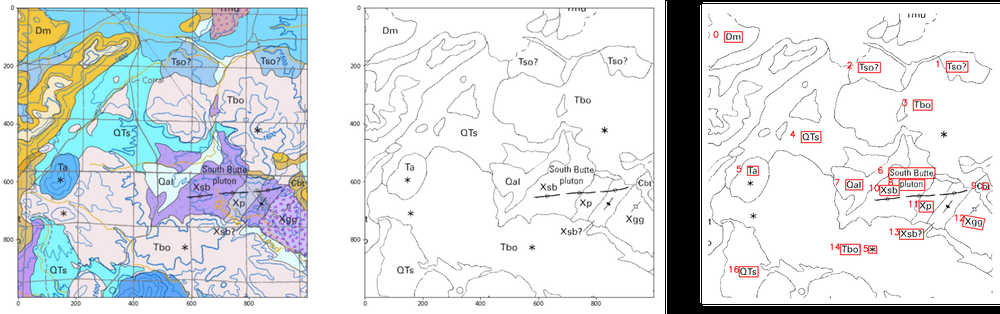
#> input picture images/OCR.png, 1000 x 314 px, shrunk from 4280 x 1342 before the run
$ python -i boundingbox.py   (imports and definitions only)
#> lines starting #> are read from the running program, lines starting #| are printed output that depends on the picture; after the words box and inside, x2 and y2 are one past the last pixel; in counts of white or black regions, pixels touching at a corner belong together
#> further down, picture is the input picture: shape (314, 1000, 3); mean B, G, R 224.7, 222.8, 218.2
import cv2
import numpy as np

def bounding_box(imarray):
    """
    imarray: from cv2.imread(filePath)
    """
    ## EDGE DETECTION
    gray = cv2.cvtColor(imarray, cv2.COLOR_BGR2GRAY)
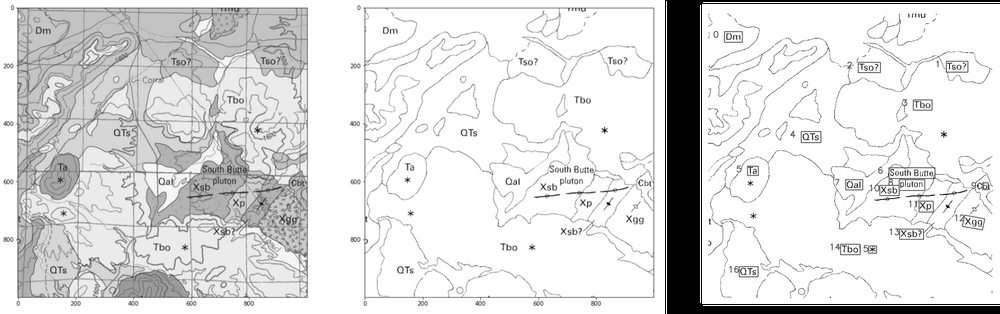
#> gray: shape (314, 1000); min 0, max 255, mean 221.6
    gray = cv2.GaussianBlur(gray, (11, 11), 0)
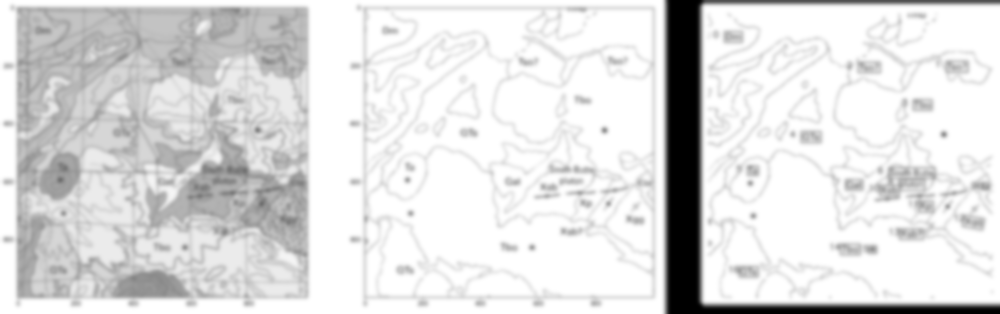
#> gray: shape (314, 1000); min 0, max 255, mean 221.7
    # Edge Detection.
    canny = cv2.Canny(gray, 0, 200)
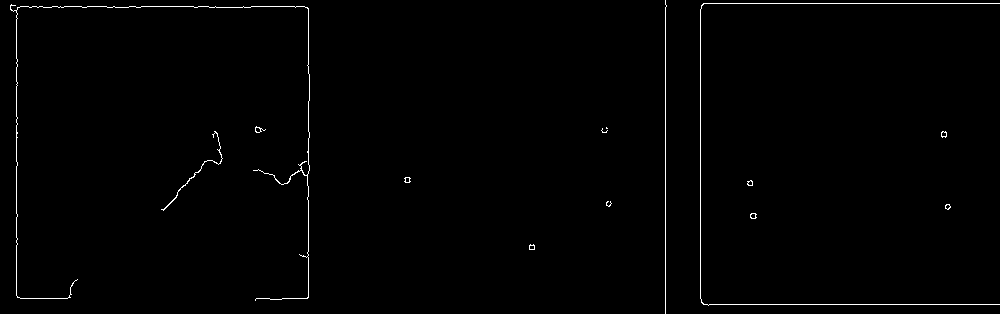
#> canny: shape (314, 1000); 0.85% white in thin lines or dots
    canny = cv2.dilate(canny, cv2.getStructuringElement(cv2.MORPH_ELLIPSE, (5, 5)))
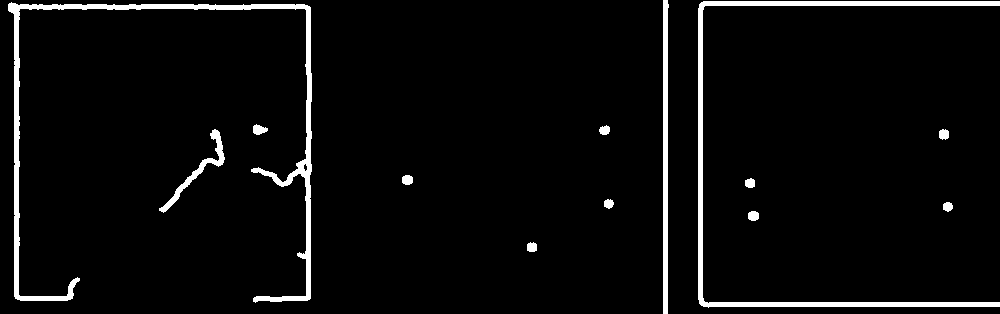
#> canny: shape (314, 1000); 4.2% white; 13 white regions

    ## CONTOUR PLOT
    con = np.zeros_like(imarray) # Blank canvas.
    # Finding contours for the detected edges.
    contours, hierarchy = cv2.findContours(canny, cv2.RETR_LIST, cv2.CHAIN_APPROX_NONE)
#> contours = 14 contours; largest, box (x1, y1, x2, y2) and area: (8, 2, 312, 303) 4570, (698, 1, 1000, 308) 3585, (663, 0, 669, 314) 1256, (159, 129, 225, 213) 580, (253, 124, 268, 135) 92
    # Keeping only the largest detected contour.
    page = sorted(contours, key=cv2.contourArea, reverse=True)[:5]
#> page = 5 contours; box (x1, y1, x2, y2) and area: (8, 2, 312, 303) 4570, (698, 1, 1000, 308) 3585, (663, 0, 669, 314) 1256, (159, 129, 225, 213) 580, (253, 124, 268, 135) 92

    ## FIND THE CORNER POINTS
    con = np.zeros_like(imarray)   # Blank canvas.
    # Loop over the contours.
    for c in page:
        epsilon = 0.02 * cv2.arcLength(c, True)  # Approximate the contour.
        corners = cv2.approxPolyDP(c, epsilon, True)

        if len(corners) == 4:  # If our approximated contour has four points
              break
#> this loop made 5 passes
#> epsilon on passes 1, 2, 4, 5: 44.57, 35.99, 5.41, 0.836
#> (epsilon, corners) on pass 3: (12.7, [[663, 0], [667, 313]])
    # Sorting the corners and converting them to desired shape.
    corners = sorted(np.concatenate(corners).tolist())
#> corners = [[253, 126], [253, 132], [256, 124], [256, 134], [259, 134], [264, 128], [265, 127], [267, 128], [267, 130]]
    print(corners)
#| [[253, 126], [253, 132], [256, 124], [256, 134], [259, 134], [264, 128], [265, 127], [267, 128], [267, 130]]
    xmin, xmax = min(point[0] for point in corners), max(point[0] for point in corners)
#> xmin = 253; xmax = 267
    ymin, ymax = min(point[1] for point in corners), max(point[1] for point in corners)
#> ymin = 124; ymax = 134
    return [xmin, ymin, xmax, ymax]

>>> import cv2
>>> picture = cv2.imread('images/OCR.png')
>>> result = bounding_box(picture)
#> result = [253, 124, 267, 134]

$ run again, on images/bounding_box.png
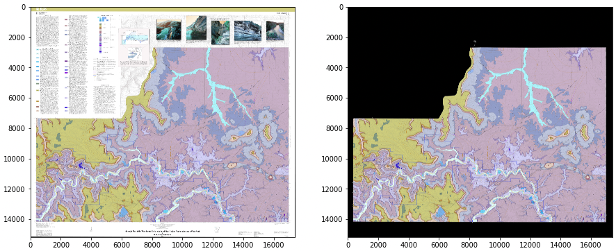
#> input picture images/bounding_box.png, 616 x 251 px
#> picture is the input picture: shape (251, 616, 3); mean B, G, R 173.1, 169.5, 174.2
#> in bounding_box, `canny = cv2.Canny(gray, 0, 200)`:
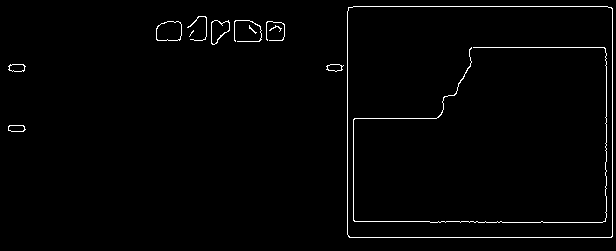
#> canny: shape (251, 616); 1.6% white in thin lines or dots
#> in bounding_box, `canny = cv2.dilate(canny, cv2.getStructuringElement(cv2.MORPH_ELLIPSE,..`:
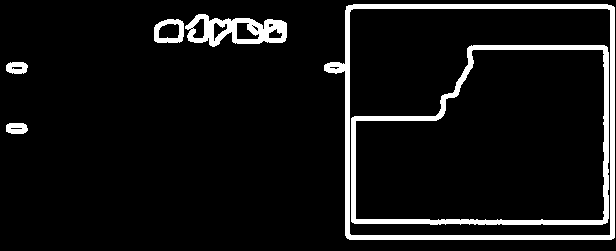
#> canny: shape (251, 616); 7.7% white; 6 white regions
#> contours = 20 contours, 4 with area under 20; largest, box (x1, y1, x2, y2) and area: (324, 4, 615, 240) 63369, (349, 8, 611, 236) 59235, (351, 45, 609, 225) 38433, (355, 49, 605, 221) 35014, (185, 14, 287, 47) 2166
#> page = 5 contours; box (x1, y1, x2, y2) and area: (324, 4, 615, 240) 63369, (349, 8, 611, 236) 59235, (351, 45, 609, 225) 38433, (355, 49, 605, 221) 35014, (185, 14, 287, 47) 2166
#> the loop in bounding_box, `for c in page:` made 2 passes
#> epsilon on pass 1: 20.94
#> in bounding_box, `corners = sorted(np.concatenate(corners).tolist())`: corners = [[350, 10], [351, 235], [609, 9], [610, 234]]
#| [[350, 10], [351, 235], [609, 9], [610, 234]]
#> xmin = 350; xmax = 610
#> ymin = 9; ymax = 235
#> result = [350, 9, 610, 235]

$ run again, on images/map_example.png
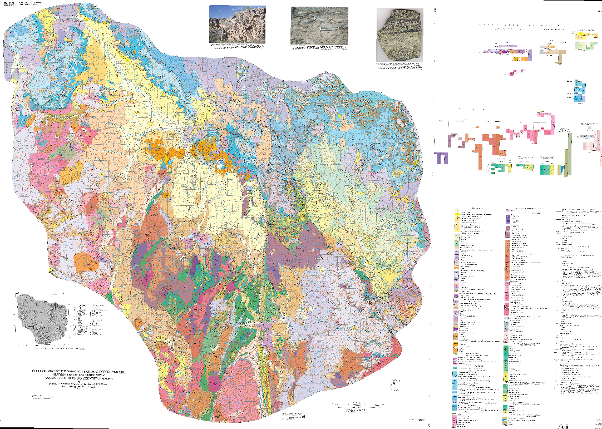
#> input picture images/map_example.png, 602 x 429 px
#> picture is the input picture: shape (429, 602, 3); mean B, G, R 207.5, 215.7, 220.2
#> in bounding_box, `gray = cv2.GaussianBlur(gray, (11, 11), 0)`:
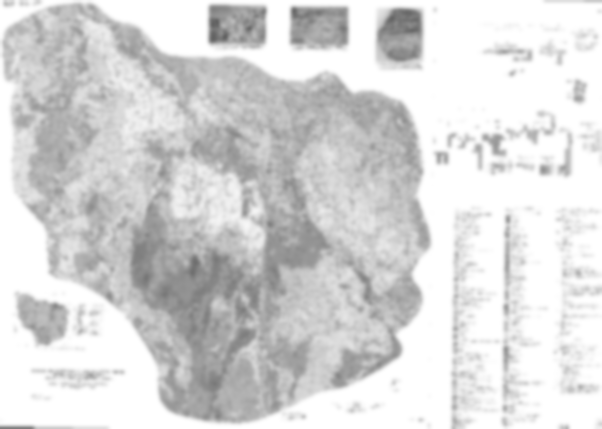
#> gray: shape (429, 602); min 98, max 255, mean 216.1
#> in bounding_box, `canny = cv2.dilate(canny, cv2.getStructuringElement(cv2.MORPH_ELLIPSE,..`:
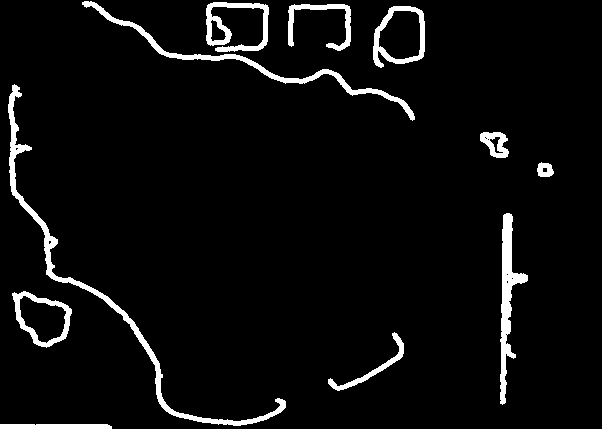
#> canny: shape (429, 602); 4.8% white; 11 white regions
#> contours = 25 contours, 9 with area under 20; largest, box (x1, y1, x2, y2) and area: (8, 84, 286, 426) 2586, (373, 6, 425, 68) 2454, (12, 291, 72, 348) 2168, (378, 10, 421, 60) 1658, (82, 1, 415, 121) 1602
#> page = 5 contours; box (x1, y1, x2, y2) and area: (8, 84, 286, 426) 2586, (373, 6, 425, 68) 2454, (12, 291, 72, 348) 2168, (378, 10, 421, 60) 1658, (82, 1, 415, 121) 1602
#> the loop in bounding_box, `for c in page:` made 5 passes
#> epsilon on passes 1 to 5: 23.87, 4.58, 3.99, 3.2, 16.25
#> corners = [[82, 2], [166, 52], [166, 56], [328, 69], [328, 73], [414, 119]]
#| [[82, 2], [166, 52], [166, 56], [328, 69], [328, 73], [414, 119]]
#> xmin = 82; xmax = 414
#> ymin = 2; ymax = 119
#> result = [82, 2, 414, 119]

$ run again, on images/poly_performance_1.png
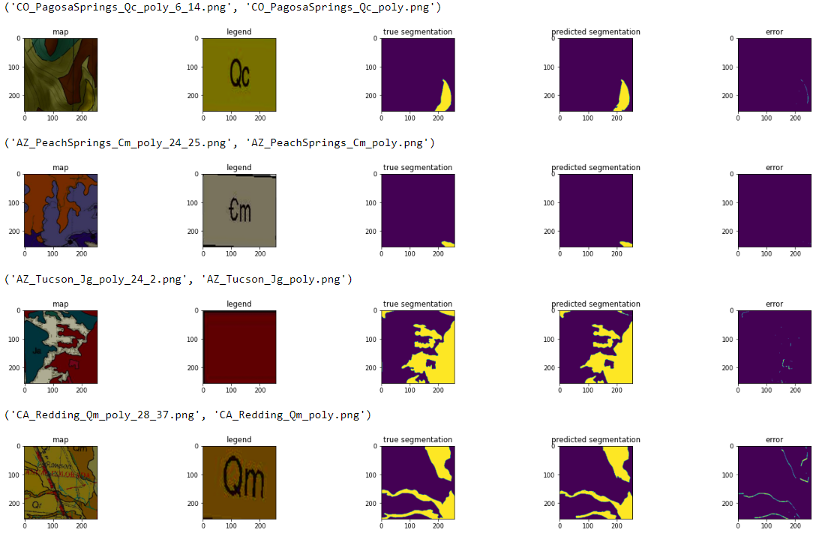
#> input picture images/poly_performance_1.png, 822 x 536 px
#> picture is the input picture: shape (536, 822, 3); mean B, G, R 203, 199, 210
#> in bounding_box, `canny = cv2.Canny(gray, 0, 200)`:
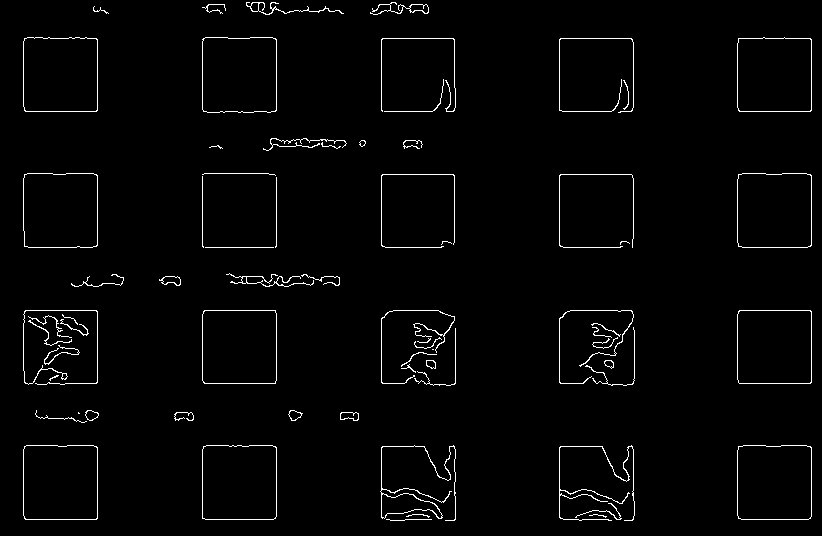
#> canny: shape (536, 822); 2.1% white in thin lines or dots
#> in bounding_box, `canny = cv2.dilate(canny, cv2.getStructuringElement(cv2.MORPH_ELLIPSE,..`:
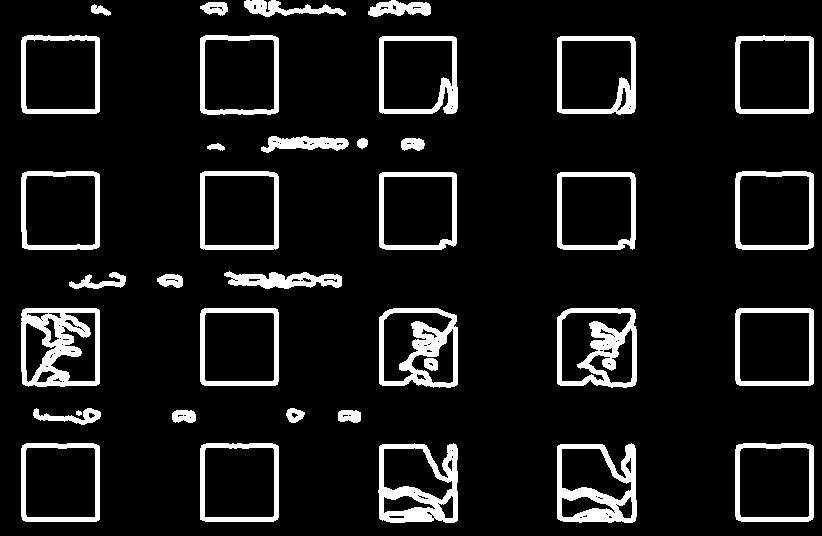
#> canny: shape (536, 822); 9.9% white; 37 white regions
#> contours = 175 contours, 92 with area under 20; largest, box (x1, y1, x2, y2) and area: (200, 35, 279, 115) 6072, (200, 171, 279, 250) 6055, (21, 443, 100, 522) 6046, (200, 443, 279, 522) 6038, (735, 443, 814, 522) 6027
#> page = 5 contours; box (x1, y1, x2, y2) and area: (200, 35, 279, 115) 6072, (200, 171, 279, 250) 6055, (21, 443, 100, 522) 6046, (200, 443, 279, 522) 6038, (735, 443, 814, 522) 6027
#> the loop in bounding_box, `for c in page:` made 1 pass
#> (epsilon, corners) on pass 1: (6.22, [[200, 38], [201, 112], [278, 111], [277, 37]])
#> in bounding_box, `corners = sorted(np.concatenate(corners).tolist())`: corners = [[200, 38], [201, 112], [277, 37], [278, 111]]
#| [[200, 38], [201, 112], [277, 37], [278, 111]]
#> xmin = 200; xmax = 278
#> ymin = 37; ymax = 112
#> result = [200, 37, 278, 112]
